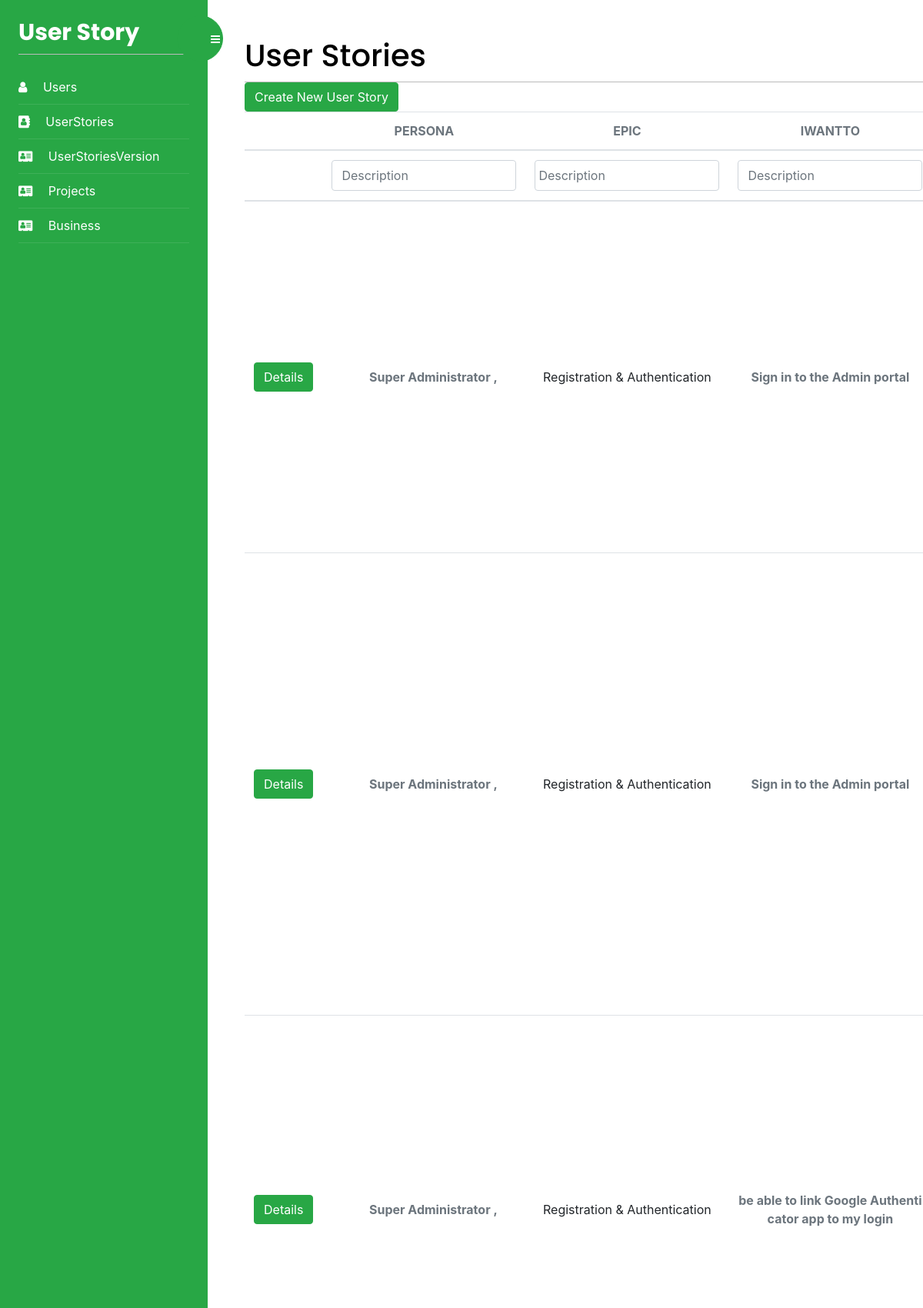
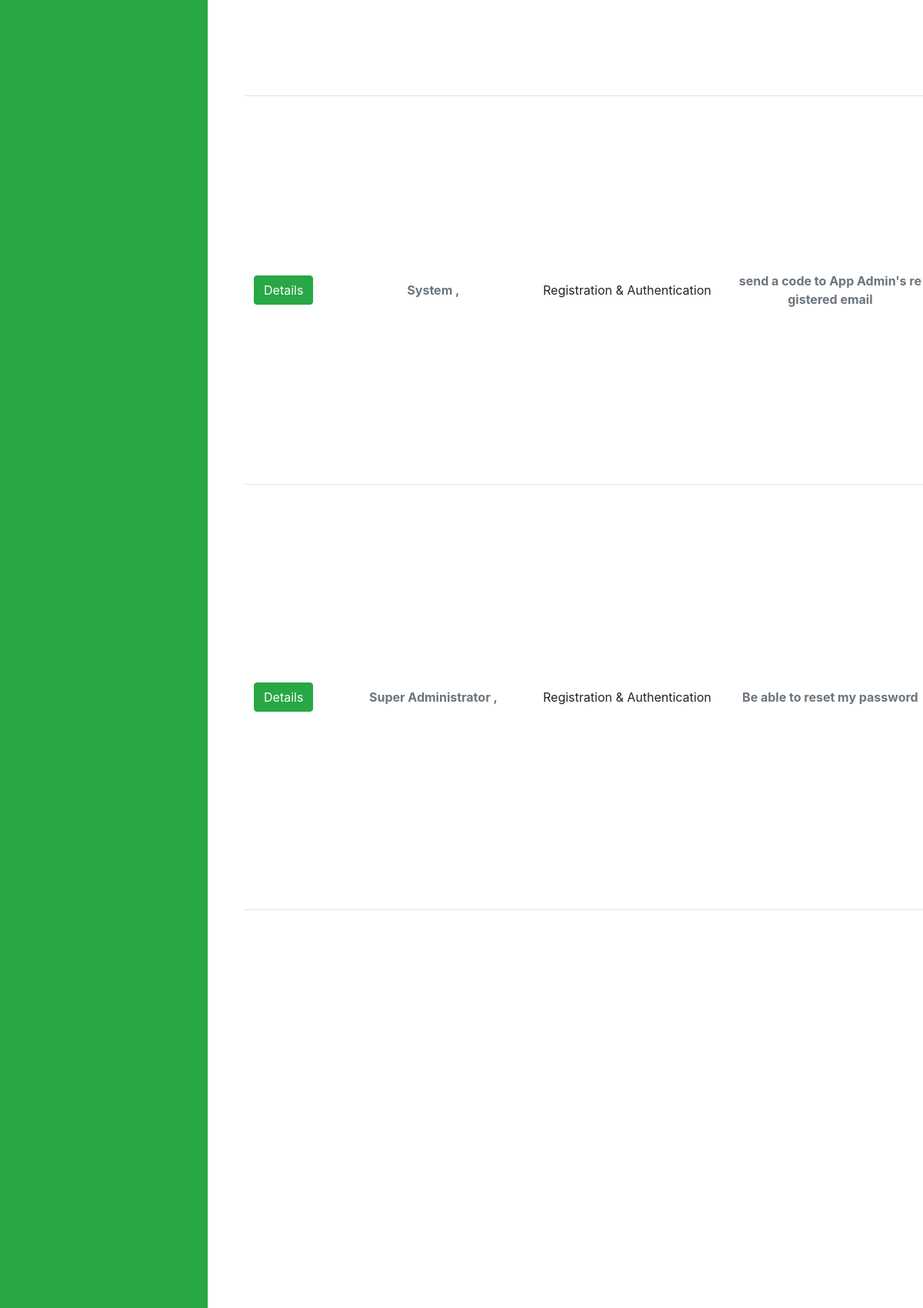
The app's page /UserStories/list/ (signed in, upper part) with its own data (2 pictures, top to bottom).
### UserStoryApp/models.py (models this page shows, shortened)
class UserStory(models.Model):
    id = models.AutoField(primary_key=True)
    iWantTO = models.TextField(blank=True)
    soThat = models.TextField(blank=True)
    priority = models.TextField(blank=True)
    userStoriesVersion = models.ForeignKey(
        UserStoryVersion, on_delete=models.CASCADE, blank=True, null=True)
    Persona = models.ManyToManyField(Persona)
    RAIDS = models.ManyToManyField(RAIDS)
    DevelopmentTask = models.ManyToManyField(DevelopmentTask)
    Estimates = models.ManyToManyField(Estimates)
    US_Group = models.ForeignKey(
        US_Group, on_delete=models.CASCADE, blank=True, null=True)
    Epic = models.ForeignKey(Epic, on_delete=models.CASCADE, null=True)
    platforms = []
    class Meta:
        db_table = "UserStory"
    def get_Persona(self):
        return "\n".join([f'{p.Name} , ' for p in self.Persona.all()])
    def get_RAIDS(self):
        print("g\r\ng")
        return "\n".join([f'{p.description} \r\n' for p in self.RAIDS.all()])
    def get_DevTask(self):
        return "\n".join([f'{p.description} \r\n' for p in self.DevelopmentTask.all()])
    def get_UsGroup(self):
        if self.US_Group:
            return self.US_Group.description
        return False

class Persona(models.Model):
    id = models.AutoField(primary_key=True)
    Name = models.TextField(blank=True)
    class Meta:
        db_table = "Persona"

class Epic(models.Model):
    id = models.AutoField(primary_key=True)
    versionName = models.TextField(blank=True)
    class Meta:
        db_table = "Epic"

### UserStories/views.py (the view, shortened to what this page needs)
# urls.py: path('list/', views.userStories_list, name='userStories'),
@login_required
def userStories_list(request):
    persona = []
    RAIDS = []
    DevTask = []
    Indicator = []
    epic = []
    soThat = []
    iWantTO = []
    userStories = UserStory.objects.all()
    iWantTOObjects = [i.iWantTO for i in userStories]
    iWantTOObjects = dumps(iWantTOObjects)
    soThatObjects = [i.soThat for i in userStories]
    soThatObjects = dumps(soThatObjects)
    devTasksObjects = []
    for i in userStories:
        for d in i.DevelopmentTask.all():
            devTasksObjects.append(d.description)
    devTasksObjects = dumps(devTasksObjects)
    RAIDSObjects = []
    for i in userStories:
        for d in i.RAIDS.all():
            RAIDSObjects.append(d.description)
    RAIDSObjects = dumps(RAIDSObjects)
    if request.GET.get("Indicator"):
        Indicator = request.GET.getlist("Indicator")
        Indicator = list(filter(None, Indicator))
        for i in Indicator:
            userStories = userStories.filter(
                US_Group__description__contains=i)
    return render(request, 'userStories/userStories.html', {'users': userStories, 'personaObjects': personaObjects, 'epicObjects': epicObjects, 'iWantTOObjects': iWantTOObjects, 'soThatObjects': soThatObjects, 'devTasksObjects': devTasksObjects, 'RAIDSObjects': RAIDSObjects, 'form': {'persona': persona, 'RAIDS': RAIDS, 'DevTask': DevTask, 'indicator': Indicator, 'Epic': epic, 'SoThat': soThat, 'IWantTO': iWantTO}})

### UserStories/templates/userStories/userStories.html (shortened to what this page needs)
{% extends "base.html" %}
{% block content %}
<div>
    <h1 class="m-auto">User Stories</h1>
</div>
<a href="{% url 'addUserStory' %}" class="btn btn-success" aria-hidden="true">
    Create New User Story
</a>
<div class="testimonial-group table-responsive p-0">
    <div style="max-width: 0rem;">
    <table  class="table align-items-center mb-0">
        <thead>
            <tr>
                <th></th>
                <th class="text-center text-uppercase text-secondary text-xxs font-weight-bolder opacity-7">Persona</th>
                <th class="text-center text-uppercase text-secondary text-xxs font-weight-bolder opacity-7">Epic
                </th>
                <th class="text-center text-uppercase text-secondary text-xxs font-weight-bolder opacity-7">iWantTO</th>
            </tr>
        </thead>
        <thead>
            <tr>
                <th></th>
                <form id="form" method="get" name="filter" autocomplete="off">
                    <th class="minWidth text-center text-uppercase text-secondary text-xxs font-weight-bolder opacity-7">
                        <div >
                            <input type="text" name="Persona" class="form-control filter" id="personaInputfilter"
                                id="exampleInputEmail1" aria-describedby="emailHelp" placeholder="Description">
                        </div>
                    </th>
                    <th style="min-width: 8rem;" class="minWidth text-center text-uppercase text-secondary text-xxs font-weight-bolder opacity-7">
                        <div>
                        <input type="text" name="Epic" class="form-control filter p-1" id="epicInputfilter" aria-describedby="emailHelp"
                            placeholder="Description">
                        </div>
                    </th>
                <th class="minWidth text-center text-uppercase text-secondary text-xxs font-weight-bolder opacity-7">
                   <div>
                    <input type="text" name="IWantTO" class="form-control filter" id="iWantToInput" aria-describedby="emailHelp"
                        placeholder="Description">
                   </div>
                </th>
                    </div>
        <tbody>
            {% for user in users %}
                <tr>
                <td class="align-middle text-center">
                    <a href="{% url 'userStoryDetails' user.id %}" class="btn btn-success" aria-hidden="true">
                        Details
                    </a>
                </td>
                <td class="align-middle text-center">
                    <div>
                    {% if user.get_UsGroup %}
                    <span class="text-secondary text-xs font-weight-bold mr-1 groupName" data-toggle="tooltip"
                        title={{user.get_UsGroup}}>
                        <i class="fa fa-check-circle text-success group" style="cursor: pointer;"></i>
                    </span>
                    <span class="text-secondary text-xs font-weight-bold">{{user.get_Persona}}</span>
                    {% else %}
                    <span class="text-secondary text-xs font-weight-bold ml-4">{{user.get_Persona}}</span>
                    {% endif %}
                    </div>
                </td>
                <td class="align-middle text-center">
                    <div>
                    {{user.Epic.versionName}}
                    </div>
                </td>
                <td class="align-middle text-center">
                    <div>
                    <span class="text-secondary text-xs font-weight-bold">{{user.iWantTO}}</span>
                    </div>
                </td>
            </tr>
            {% endfor %}
        </tbody>
</div>
</div>
{% endblock %}

### account/static/css/base.css (style rules this page uses)
body { margin:0; padding:0; font-family:helvetica, sans-serif; }
a { color:#12c064; text-decoration:none; }
h1, h2, h3, h4, h5 , h6 { font-family: 'Muli', sans-serif; font-weight:normal; }
h1 { border-bottom:1px solid #bbb; padding:0 0 10px 0; margin:10px 0 20px 0; }
form { overflow:auto; }
input, textarea { clear:both; float:left; margin:0 0 10px; background:#efefef; border:0; padding:6px 10px; font-size:14px; }

### Users/templates/base.html (style rules this page uses)
.minWidth { min-width: 8rem; }
td div { white-space: pre-wrap; white-space: -moz-pre-wrap !important; white-space: -webkit-pre-wrap; white-space: -pre-wrap; white-space: -o-pre-wrap; white-space: pre-wrap; word-wrap: break-word; word-break: break-all; white-space: normal; width: 15rem !important; }

### records on screen
UserStory: get_Persona "Super Administrator ,", Epic.versionName "Registration & Authentication", iWantTO "Sign in to the Admin portal"
UserStory: get_Persona "Super Administrator ,", Epic.versionName "Registration & Authentication", iWantTO "Sign in to the Admin portal"
UserStory: get_Persona "Super Administrator ,", Epic.versionName "Registration & Authentication", iWantTO "be able to link Google Authenticator app to my login"
UserStory: get_Persona "System ,", Epic.versionName "Registration & Authentication", iWantTO "send a code to App Admin's registered email"
UserStory: get_Persona "Super Administrator ,", Epic.versionName "Registration & Authentication", iWantTO "Be able to reset my password"
